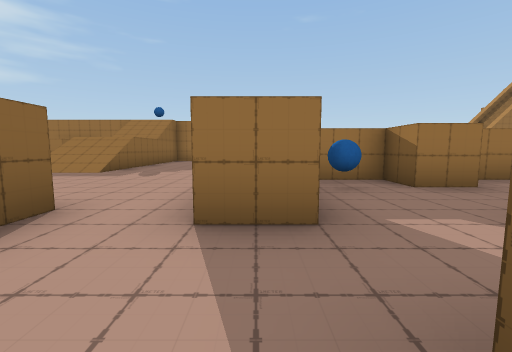
view 1 (above)

23 first-person views from a walk through a Unity game level. The camera is 1.2 m above the floor, tilts 6° down and sees 90° across. The floor is counted in squares, 2 m on a side. Each view is taken from the middle of a square. On the plan, view 1 faces up. The plan holds only what a view shows up to about 9 squares ahead; the rest is blank. The place goes on beyond the plan. The player character is not drawn. Some animated figures are left out.

view 2
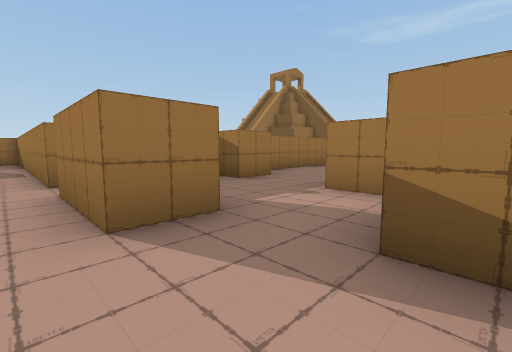

view 3
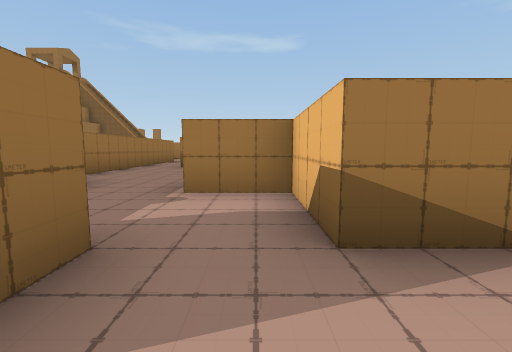

view 4
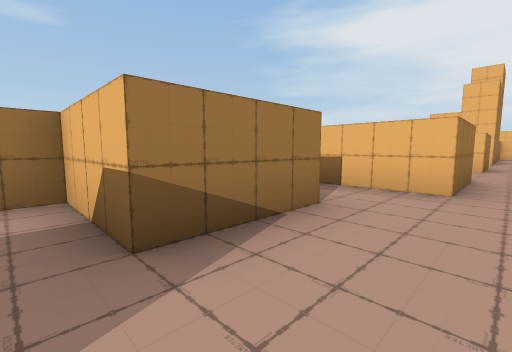

view 5
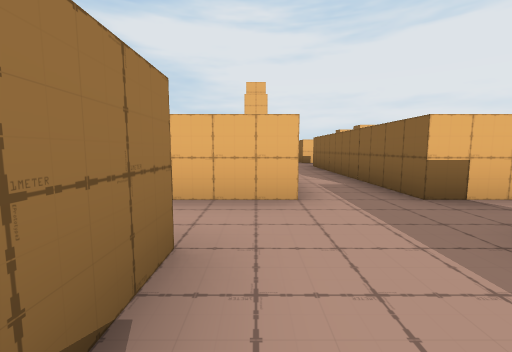

view 6
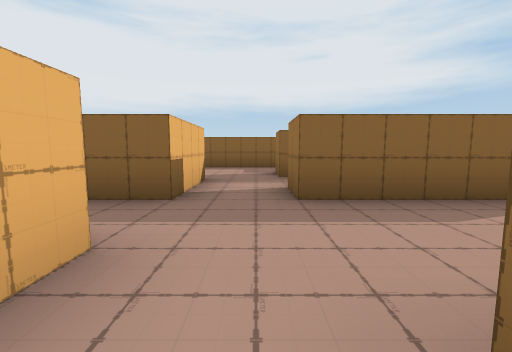

view 7
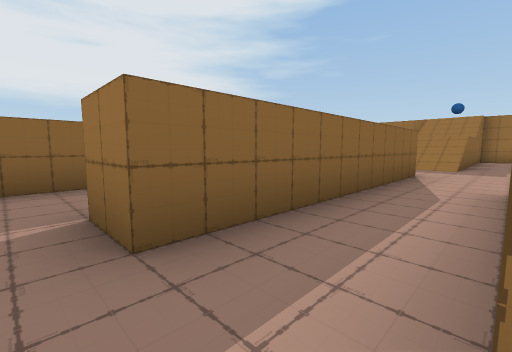

view 8
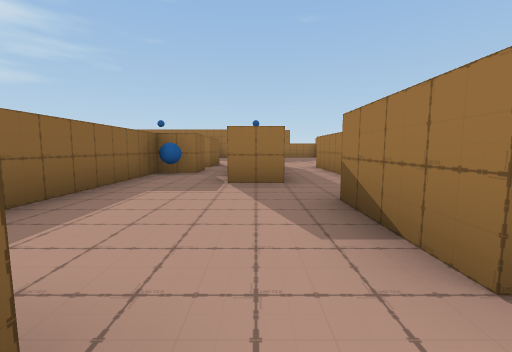

view 9
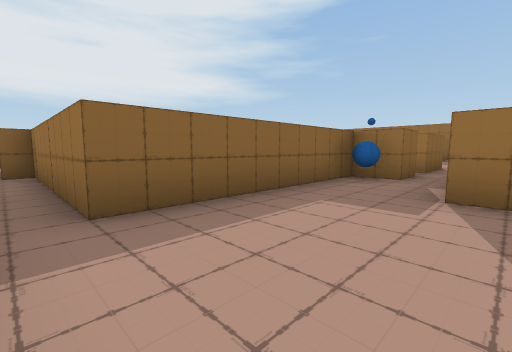

view 10
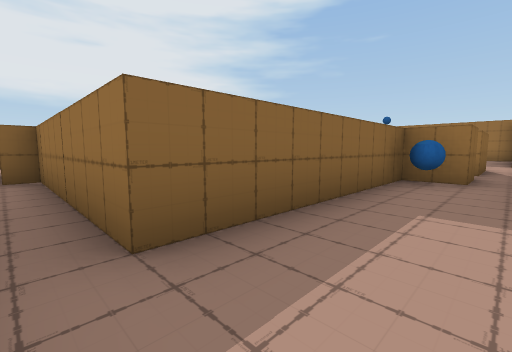

view 11
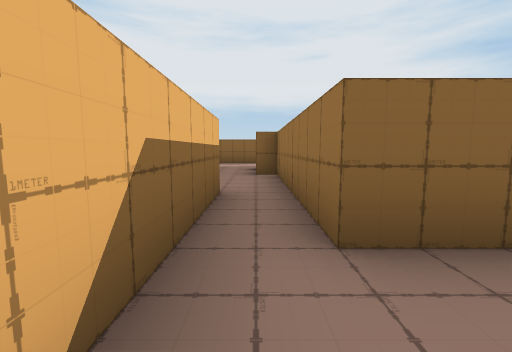

view 12
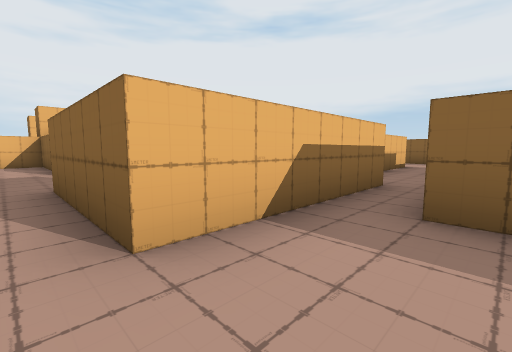

view 13
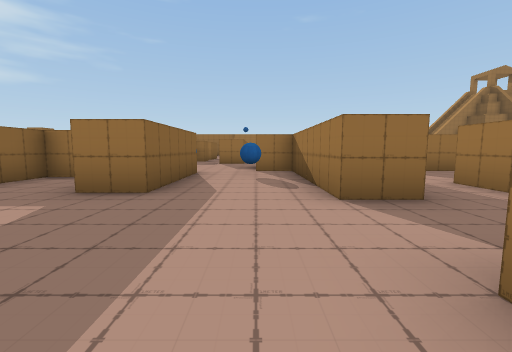

view 14
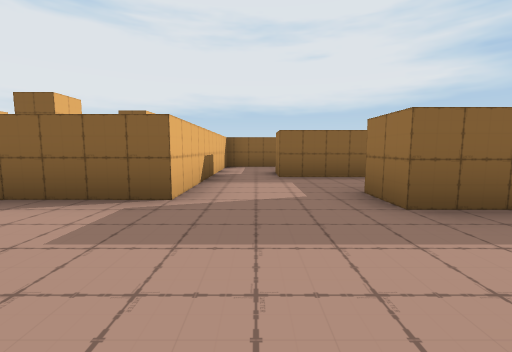

view 15
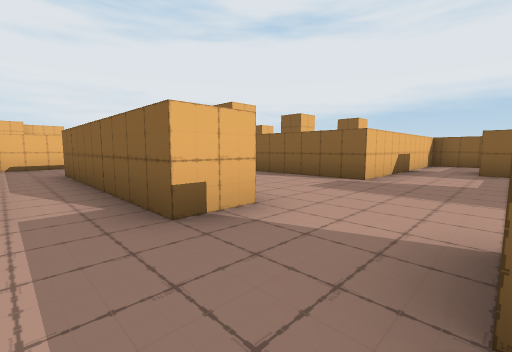

view 16
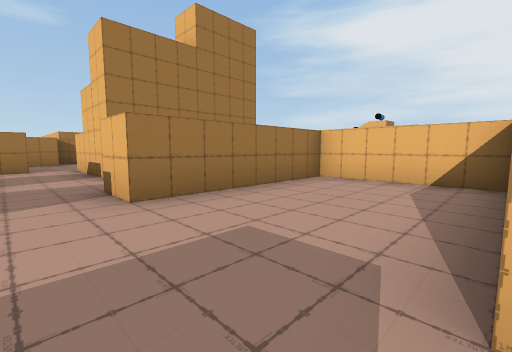

view 17
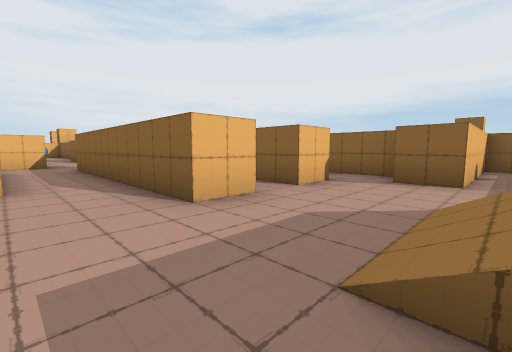

view 18
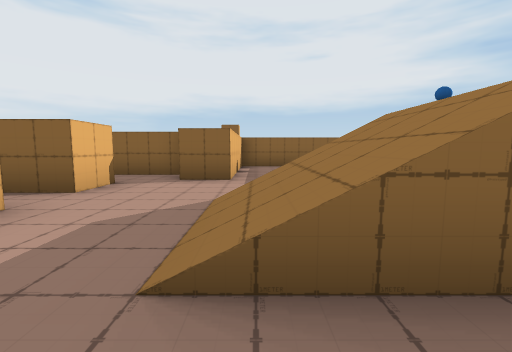

view 19
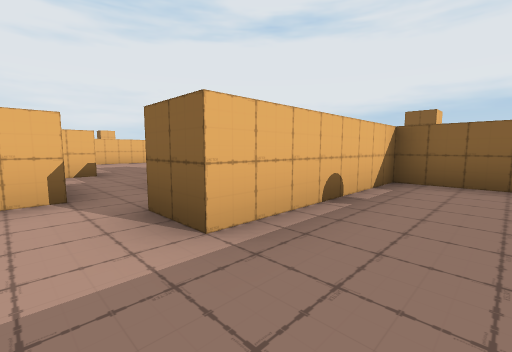

view 20
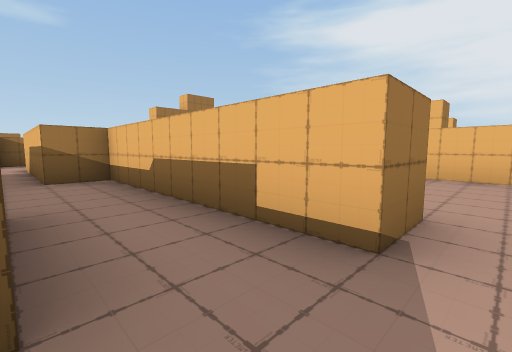

view 21
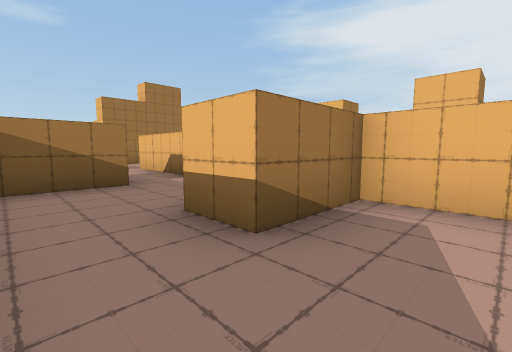

view 22
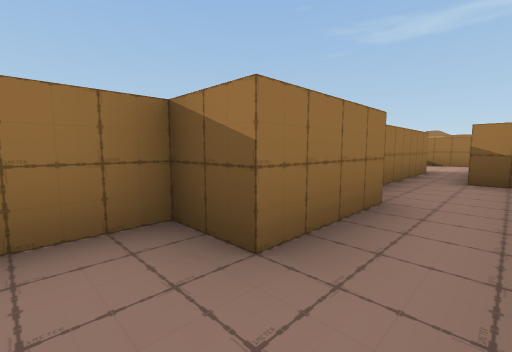

view 23
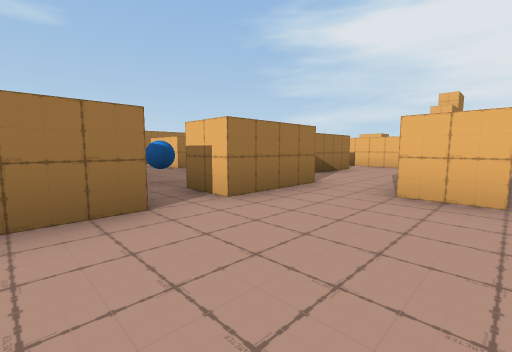

### Floor plan
Points are (right, up) in squares from view 1. A wall is a line through its corners. A room is listed if a view was taken in it or the views show most of it. See-through windows are left out.
Room 1 (views 1, 2, 3, 4, 5)
walls: (0.6, 2) (-0.5, 2); (0.5, -1.5) (0.5, 0.5) (2.5, 0.5) (2.5, 2); (-2, 1.5) (-2, -1.5); (2.5, 4) (2.5, 5) (1.2, 5)
ways out: opening at (-0.5, -0.5) to room 2; opening at (-1, 2) to room 3; opening at (3, 2.5) to room 8
objects: other object (1, 4)
Room 2 (views 6, 15)
walls: (-0.5, -5) (-0.5, -3) (1.5, -3); (-2, -3) (-2, -9); (-0.5, -9.5) (-0.5, -7.5)
ways out: opening at (-0.5, -0.5) to room 1; opening at (-2.5, -2) to room 3; opening at (-1, -8.5); opening at (0, -6.5); opening at (1, -2)
Room 3 (views 7, 17, 18, 19, 23)
walls: (-5.5, 4.5) (-4.5, 4.5) (-4.5, -1.5); (-7.6, 4.5) (-6.5, 4.5) (-6.5, 2.5); (-9, 5.2) (-9, 3.6); (-0.5, 4.9) (-0.5, 8.5); (-3, 0) (-3, 2.5) (-2, 2.5) (-2, 1.5); (-0.5, 2) (-0.5, 4); (-2, -1.5) (-3, -1.5); (-12, 8.5) (-12, 6.5) (-8, 6.5) (-8, 5.5); (-4, -3) (-2, -3)
low walls: (-4, 7.1) (-4, 6.6)
ways out: opening at (-1, 2) to room 1; opening at (-2.5, -2) to room 2; opening at (-6, 3.5) to room 4; opening at (-4, -2) to room 4; opening at (-8, 4)
Room 4 (views 8, 9, 10, 11, 12)
walls: (-4.5, -1.5) (-5.5, -1.5); (-4, -5) (-4, -3); (-6.5, 1.6) (-6.5, 0.5) (-7.5, 0.5) (-7.5, -4.5); (-7.5, -5.5) (-5.5, -5.5) (-5.5, -6.5)
ways out: opening at (-6, 3.5) to room 3; opening at (-4, -2) to room 3; opening at (-5, -6) to room 5; opening at (-7, -5) to room 10; opening at (-7, 2)
objects: other object (-7, 0)
Room 5 (views 13, 14, 16)
walls: (-6, -11) (-6, -15) (-3, -15) (-3, -11) (-2, -11); (-2, -9) (-3, -9) (-3, -5) (-4, -5); (-5.5, -6.5) (-5.5, -8.5) (-6.5, -8.5)
ways out: opening at (-5, -6) to room 4; opening at (-6, -9.5) to room 9; opening at (-2.5, -10)
objects: other object (-4, -6)
Room 6 (views 20, 22)
walls: (-14.5, -7.6) (-14.5, -6.5) (-11.5, -6.5); (-12, -5) (-14, -5) (-14, -4) (-15.1, -4)
ways out: opening at (-15, -7) to room 7; opening at (-11, -6) to room 10
Room 7 (view 21)
walls: (-15, -11) (-12.8, -11) (-12.8, -9.3) (-11.8, -9.3) (-11.8, -11) (-9.4, -11); (-9.5, -9.5) (-9.5, -7.9)
ways out: opening at (-15, -7) to room 6; opening at (-9, -10) to room 9
Room 8 (no view inside)
walls: (3.6, 4) (2.5, 4); (4.5, 2) (5.1, 2); (6.6, 5) (4.4, 5)
ways out: opening at (3, 2.5) to room 1; opening at (5.5, 3.5)
Room 9 (no view inside)
walls: (-9.4, -11) (-6, -11); (-7.9, -6.5) (-8.5, -6.5) (-8.5, -9.5) (-9.5, -9.5)
ways out: opening at (-6, -9.5) to room 5; opening at (-9, -10) to room 7
Room 10 (no view inside)
walls: (-11.5, -6.5) (-9.5, -6.5) (-9.5, -5.5) (-7.5, -5.5); (-7.5, -4.5) (-12, -4.5) (-12, -5)
ways out: opening at (-7, -5) to room 4; opening at (-11, -6) to room 6

Positions as (right, up) in squares from view 1, and headings:
1: (0, 0), facing up
2: (-1, 0), facing up-right
3: (-1, 1), facing right
4: (-1, 1), facing down-right
5: (0, 0), facing down
6: (1, -2), facing left
7: (-3, -2), facing up-left
8: (-5, -6), facing up
9: (-5, -5), facing up-left
10: (-6, -5), facing up-left
11: (-6, -5), facing left
12: (-5, -4), facing down-left
13: (-4, -12), facing up
14: (-3, -10), facing left
15: (-1, -9), facing down-left
16: (-6, -10), facing down-right
17: (-3, 7), facing down-left
18: (-3, 7), facing left
19: (-7, 8), facing down-left
20: (-15, -5), facing down-right
21: (-14, -8), facing down-right
22: (-15, -6), facing up-right
23: (-3, 6), facing down-right
